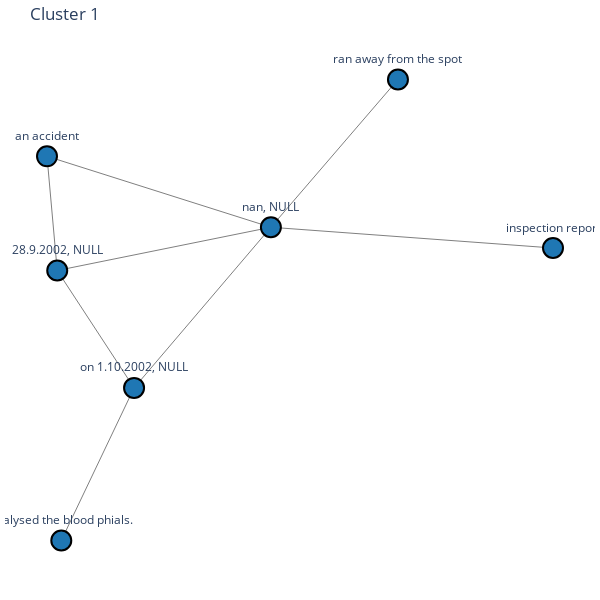

Source (notebook cell):
### Code cell
import networkx as nx
import plotly.graph_objs as go

# Assuming 'G' is your graph and 'labels' is the list of labels
# Renumber clusters from 1 to 7 if needed, otherwise ensure you have clusters numbered 1 to 7
unique_labels = list(set(labels))
label_mapping = {label: idx+1 for idx, label in enumerate(unique_labels)}

def draw_subgraph_plotly(subgraph, cluster_id, cluster_color):
    pos = nx.spring_layout(subgraph, seed=42)  # Fixed seed for reproducibility
    
    # Extract the node positions
    x_nodes = [pos[node][0] for node in subgraph.nodes()]
    y_nodes = [pos[node][1] for node in subgraph.nodes()]

    # Extract the edges
    edge_x = []
    edge_y = []
    for edge in subgraph.edges():
        x0, y0 = pos[edge[0]]
        x1, y1 = pos[edge[1]]
        edge_x.extend([x0, x1, None])
        edge_y.extend([y0, y1, None])

    # Edge trace
    edge_trace = go.Scatter(
        x=edge_x, y=edge_y,
        line=dict(width=1, color='gray'),
        hoverinfo='none',
        mode='lines')

    # Node trace
    node_trace = go.Scatter(
        x=x_nodes, y=y_nodes,
        mode='markers+text',
        text=[f'{node}' for node in subgraph.nodes()],
        textposition="top center",
        marker=dict(
            showscale=False,
            color=cluster_color,  # Assign the cluster color
            size=20,
            line=dict(width=2, color='black')
        ),
        hoverinfo='text'
    )

    # Create figure
    fig = go.Figure(data=[edge_trace, node_trace],
                    layout=go.Layout(
                        title=f'Cluster {cluster_id}',
                        showlegend=False,
                        hovermode='closest',
                        margin=dict(b=20, l=5, r=5, t=40),
                        xaxis=dict(showgrid=False, zeroline=False, showticklabels=False),
                        yaxis=dict(showgrid=False, zeroline=False, showticklabels=False),
                        height=600,
                        width=600,
                        paper_bgcolor='white',
                        plot_bgcolor='white'
                    ))

    fig.show()

# Iterate over each cluster and draw the subgraph
for original_cluster_id in set(labels):
    cluster_id = label_mapping[original_cluster_id]
    cluster_color = cluster_colors[cluster_id - 1]  # Assign a unique color to each cluster
    cluster_nodes = [node for node, label in zip(G.nodes, labels) if label == original_cluster_id]
    subgraph = G.subgraph(cluster_nodes)
    draw_subgraph_plotly(subgraph, cluster_id, cluster_color)

### Figure 1 — Plotly figure (JSON) as saved in the notebook; plotly's stock layout.template omitted (floating-point values rounded to 4 significant figures)
{"data": [{"hoverinfo": "none", "line": {"color": "gray", "width": 1}, "mode": "lines", "type": "scatter", "x": [0.1138, 0.7136, null, 0.1138, -0.3622, null, 0.1138, 0.384, null, 0.1138, 0.1138, null, 0.1138, -0.3404, null, 0.1138, -0.1771, null, -0.3404, -0.3622, null, -0.3404, -0.3404, null, -0.3404, -0.1771, null, -0.1771, -0.3318, null, -0.1771, -0.1771, null], "y": [0.1704, 0.09283, null, 0.1704, 0.4355, null, 0.1704, 0.7224, null, 0.1704, 0.1704, null, 0.1704, 0.008757, null, 0.1704, -0.4298, null, 0.008757, 0.4355, null, 0.008757, 0.008757, null, 0.008757, -0.4298, null, -0.4298, -1, null, -0.4298, -0.4298, null]}, {"hoverinfo": "text", "marker": {"color": "rgb(31, 119, 180)", "line": {"color": "black", "width": 2}, "showscale": false, "size": 20}, "mode": "markers+text", "text": ["nan, NULL", "28.9.2002, NULL", "on 1.10.2002, NULL", "an accident", "analysed the blood phials.", "ran away from the spot", "inspection report"], "textposition": "top center", "type": "scatter", "x": [0.1138, -0.3404, -0.1771, -0.3622, -0.3318, 0.384, 0.7136], "y": [0.1704, 0.008757, -0.4298, 0.4355, -1, 0.7224, 0.09283]}], "layout": {"height": 600, "hovermode": "closest", "margin": {"b": 20, "l": 5, "r": 5, "t": 40}, "paper_bgcolor": "white", "plot_bgcolor": "white", "showlegend": false, "title": {"text": "Cluster 1"}, "width": 600, "xaxis": {"showgrid": false, "showticklabels": false, "zeroline": false}, "yaxis": {"showgrid": false, "showticklabels": false, "zeroline": false}}}
